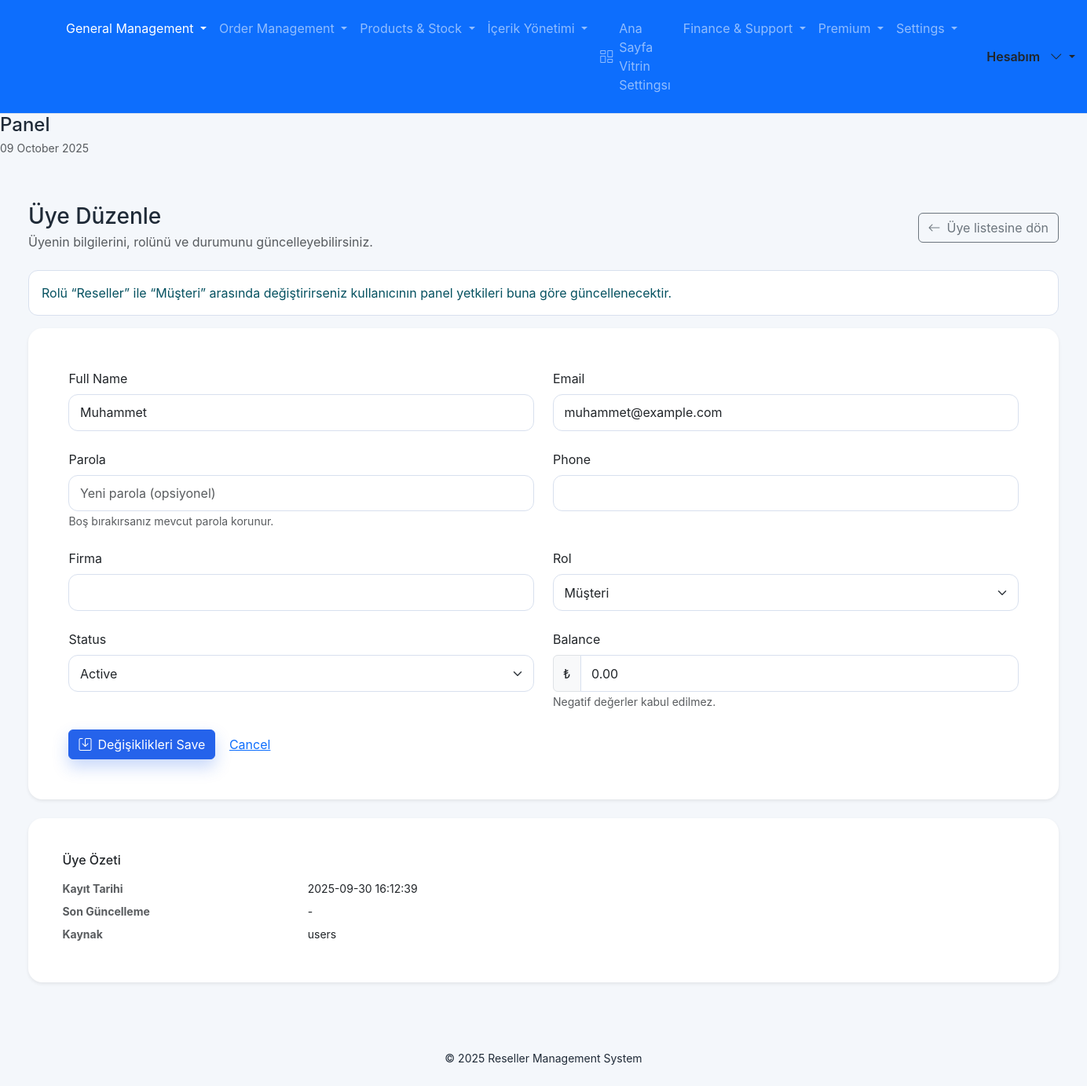
/admin/users/edit.php?id=1&source=users (signed in), run on the app's committed database.
### tables this page shows
CREATE TABLE IF NOT EXISTS users (
    id INT AUTO_INCREMENT PRIMARY KEY,
    name VARCHAR(150) NOT NULL,
    email VARCHAR(150) NOT NULL UNIQUE,
    password_hash VARCHAR(255) NOT NULL,
    api_key VARCHAR(128) NULL,
    locale VARCHAR(5) NULL,
    role ENUM('super_admin','admin','finance','support','content','reseller') NOT NULL DEFAULT 'reseller',
    balance DECIMAL(12,2) NOT NULL DEFAULT 0,
    status ENUM('active','inactive') NOT NULL DEFAULT 'active',
    telegram_bot_token VARCHAR(255) NULL,
    telegram_chat_id VARCHAR(191) NULL,
    notify_order_completed TINYINT(1) NOT NULL DEFAULT 1,
    notify_balance_approved TINYINT(1) NOT NULL DEFAULT 1,
    notify_support_replied TINYINT(1) NOT NULL DEFAULT 1,
    low_balance_since DATETIME NULL DEFAULT NULL,
    created_at DATETIME NOT NULL DEFAULT CURRENT_TIMESTAMP,
    updated_at DATETIME NULL DEFAULT NULL ON UPDATE CURRENT_TIMESTAMP,
    UNIQUE KEY uniq_users_api_key (api_key)
);

### app/Helpers.php (called while the page is built, shortened)
<?php
class Helpers
{
    public static function getFlash($key, $default = null)
    {
        if (!isset($_SESSION['flash']) || !is_array($_SESSION['flash'])) {
            return $default;
        }
        $value = $_SESSION['flash'][$key];
        return $value;
    }
    public static function sanitize($value)
    {
        if (is_string($value)) {
            $value = Lang::line($value);
        } elseif (is_bool($value) || is_numeric($value)) {
            $value = (string) $value;
        } elseif (is_object($value) && method_exists($value, '__toString')) {
            $value = (string) $value;
        } elseif (!is_string($value)) {
            $value = '';
        }
        return htmlspecialchars($value, ENT_QUOTES, 'UTF-8');
    }
}

### bootstrap.php (called while the page is built, shortened)
<?php
foreach (array(
    App\Auth::ADMIN_SESSION_KEY => App\Auth::ADMIN_ID_SESSION_KEY,
    App\Auth::RESELLER_SESSION_KEY => App\Auth::RESELLER_ID_SESSION_KEY,
) as $sessionKey => $idKey) {
    if (empty($_SESSION[$sessionKey]) || !isset($_SESSION[$sessionKey]['id'])) {
        continue;
    }
    try {
        $pdo = App\Database::connection();
        if ($pdo) {
            $stmt = $pdo->prepare('SELECT * FROM users WHERE id = :id LIMIT 1');
            $stmt->execute(array('id' => (int) $_SESSION[$sessionKey]['id']));
        }
    } catch (Exception $refreshException) {
        error_log('[Bootstrap] Oturum kullanıcısı yenilenemedi: ' . $refreshException->getMessage());
    }
}

### app/Lang.php (called while the page is built, shortened)
<?php
class Lang
{
    private static $locale;
    private static $availableLocales = null;
    private static $defaultLocale = null;
    public static function boot()
    {
        if (self::$locale) {
            return;
        }
        $default = self::defaultLocale();
        $sessionLocale = isset($_SESSION['locale']) ? strtolower((string)$_SESSION['locale']) : '';
        $locale = $sessionLocale !== '' ? $sessionLocale : $default;
        self::$locale = $locale;
    }
    public static function locale()
    {
        return self::$locale ? self::$locale : self::defaultLocale();
    }
    public static function line($text, $key = null)
    {
        $locale = self::locale();
        if ($locale === self::defaultLocale()) {
            return $text;
        }
        return $text;
    }
    public static function availableLocales()
    {
        if (self::$availableLocales !== null) {
            return self::$availableLocales;
        }
        $locales = array();
        $fromDatabase = self::fetchLocalesFromDatabase();
        if ($fromDatabase) {
            $locales = $fromDatabase;
        } else {
            foreach (self::scanLocaleFiles() as $locale) {
                $locales[] = $locale;
            }
        }
        self::$availableLocales = $locales;
        return self::$availableLocales;
    }
    public static function defaultLocale()
    {
        if (self::$defaultLocale !== null) {
            return self::$defaultLocale;
        }
        $preferred = null;
        if ($preferred === null && defined('DEFAULT_LANGUAGE')) {
            $preferred = strtolower((string) DEFAULT_LANGUAGE);
        }
        $available = self::availableLocales();
        if ($preferred !== null && in_array($preferred, $available, true)) {
            self::$defaultLocale = $preferred;
            return self::$defaultLocale;
        }
        $fallback = in_array('en', $available, true) ? 'en' : (isset($available[0]) ? $available[0] : 'en');
        self::$defaultLocale = $fallback;
        return self::$defaultLocale;
    }
    private static function fetchLocalesFromDatabase()
    {
        $locales = array();
        return $locales;
    }
    private static function scanLocaleFiles()
    {
        $path = __DIR__ . '/../lang';
        $locales = array();
        $items = scandir($path);
        foreach ($items as $item) {
            if ($item === '.' || $item === '..') {
                continue;
            }
            if (substr($item, -5) === '.json') {
                $locales[] = strtolower(substr($item, 0, -5));
            } elseif (substr($item, -4) === '.php') {
                $locales[] = strtolower(substr($item, 0, -4));
            }
        }
        return array_values(array_unique($locales));
    }
}

### app/Auth.php (called while the page is built, shortened)
<?php
class Auth
{
    private static $roleLabels = array(
        'super_admin' => 'Süper Yönetici',
        'admin' => 'Yönetici',
        'finance' => 'Finans',
        'support' => 'Destek',
        'content' => 'İçerik',
        'reseller' => 'Bayi',
        'customer' => 'Müşteri',
    );
    public static function roleLabel($role)
    {
        return isset(self::$roleLabels[$role]) ? self::$roleLabels[$role] : ucfirst($role);
    }
}

### admin/users/edit.php (the view, shortened to what this page needs)
<?php
require __DIR__ . '/../../bootstrap.php';
$pdo = Database::connection();
$userId = isset($_GET['id']) ? (int) $_GET['id'] : 0;
$source = isset($_GET['source']) ? trim((string) $_GET['source']) : 'users';
$userStmt = $pdo->prepare('SELECT * FROM users WHERE id = :id LIMIT 1');
$userStmt->execute(array('id' => $userId));
$user = $userStmt->fetch(PDO::FETCH_ASSOC);
$formData = Helpers::getFlash('users.form_data', null);
$roleOptions = array(
    'customer' => Auth::roleLabel('customer'),
    'reseller' => Auth::roleLabel('reseller'),
    'admin' => Auth::roleLabel('admin'),
);
$statusOptions = array(
    'active' => 'Aktif',
    'inactive' => 'Pasif',
);
$defaultValues = array(
    'id' => $userId,
    'source' => $source,
    'name' => isset($user['name']) ? (string) $user['name'] : '',
    'email' => isset($user['email']) ? (string) $user['email'] : '',
    'phone' => isset($user['phone']) ? (string) $user['phone'] : '',
    'company' => isset($user['company']) ? (string) $user['company'] : '',
    'role' => isset($user['role']) ? (string) $user['role'] : 'customer',
    'status' => isset($user['status']) ? (string) $user['status'] : 'active',
    'balance' => isset($user['balance']) ? number_format((float) $user['balance'], 2, '.', '') : '0.00',
);
$formValues = $formData !== null ? array_merge($defaultValues, $formData) : $defaultValues;
include __DIR__ . '/../../templates/header.php';
?>
<div class="d-flex flex-wrap justify-content-between align-items-start align-items-lg-center gap-3 mb-4">
    <div>
        <h1 class="h3 mb-1">Üye Düzenle</h1>
        <p class="text-muted mb-0">Üyenin bilgilerini, rolünü ve durumunu güncelleyebilirsiniz.</p>
    </div>
    <a href="/admin/users/index.php" class="btn btn-outline-secondary">
        <i class="bi bi-arrow-left me-2"></i>Üye listesine dön
    </a>
</div>
<div class="alert alert-info">
    Rolü “Bayi” ile “Müşteri” arasında değiştirirseniz kullanıcının panel yetkileri buna göre güncellenecektir.
</div>
<div class="card border-0 shadow-sm mb-4">
    <div class="card-body p-4">
        <form method="post" action="/admin/users/edit.php" class="row g-4">
            <div class="col-12 col-md-6">
                <label for="user-name" class="form-label">Ad Soyad</label>
                <input type="text" class="form-control" id="user-name" name="name" value="<?= Helpers::sanitize($formValues['name']) ?>" required>
            </div>
            <div class="col-12 col-md-6">
                <label for="user-email" class="form-label">E-posta</label>
                <input type="email" class="form-control" id="user-email" name="email" value="<?= Helpers::sanitize($formValues['email']) ?>" required>
            </div>
            <div class="col-12 col-md-6">
                <label for="user-password" class="form-label">Parola</label>
                <input type="password" class="form-control" id="user-password" name="password" placeholder="Yeni parola (opsiyonel)">
                <small class="text-muted">Boş bırakırsanız mevcut parola korunur.</small>
            </div>
            <div class="col-12 col-md-6">
                <label for="user-phone" class="form-label">Telefon</label>
                <input type="tel" class="form-control" id="user-phone" name="phone" value="<?= Helpers::sanitize($formValues['phone']) ?>">
            </div>
            <div class="col-12 col-md-6">
                <label for="user-company" class="form-label">Firma</label>
                <input type="text" class="form-control" id="user-company" name="company" value="<?= Helpers::sanitize($formValues['company']) ?>">
            </div>
            <div class="col-12 col-md-6">
                <label for="user-role" class="form-label">Rol</label>
                <select id="user-role" name="role" class="form-select" required>
                    <?php foreach ($roleOptions as $value => $label): ?>
                        <option value="<?= Helpers::sanitize($value) ?>"<?= $formValues['role'] === $value ? ' selected' : '' ?>><?= Helpers::sanitize($label) ?></option>
                    <?php endforeach; ?>
                </select>
            </div>
            <div class="col-12 col-md-6">
                <label for="user-status" class="form-label">Durum</label>
                <select id="user-status" name="status" class="form-select" required>
                    <?php foreach ($statusOptions as $value => $label): ?>
                        <option value="<?= Helpers::sanitize($value) ?>"<?= $formValues['status'] === $value ? ' selected' : '' ?>><?= Helpers::sanitize($label) ?></option>
                    <?php endforeach; ?>
                </select>
            </div>
            <div class="col-12 col-md-6">
                <label for="user-balance" class="form-label">Bakiye</label>
                <div class="input-group">
                    <span class="input-group-text">₺</span>
                    <input type="number" step="0.01" class="form-control" id="user-balance" name="balance" value="<?= Helpers::sanitize($formValues['balance']) ?>">
                </div>
                <small class="text-muted">Negatif değerler kabul edilmez.</small>
            </div>
            <div class="col-12">
                <button type="submit" class="btn btn-primary">
                    <i class="bi bi-save me-2"></i>Değişiklikleri Kaydet
                </button>
                <a href="/admin/users/index.php" class="btn btn-link">İptal</a>
            </div>
        </form>
    </div>
</div>
<div class="card border-0 shadow-sm">
    <div class="card-body">
        <h2 class="h6 mb-3">Üye Özeti</h2>
        <dl class="row mb-0 small">
            <dt class="col-sm-3 text-muted">Kayıt Tarihi</dt>
            <dd class="col-sm-9"><?= Helpers::sanitize(isset($user['created_at']) ? $user['created_at'] : '-') ?></dd>
            <dt class="col-sm-3 text-muted">Son Güncelleme</dt>
            <dd class="col-sm-9"><?= Helpers::sanitize(isset($user['updated_at']) ? $user['updated_at'] : '-') ?></dd>
            <dt class="col-sm-3 text-muted">Kaynak</dt>
            <dd class="col-sm-9">users</dd>
        </dl>
    </div>
</div>
<?php include __DIR__ . '/../../templates/footer.php'; ?>

### assets/admin/css/admin.css (style rules this page uses)
:root { --admin-bg: #f4f7fb; --admin-surface: #ffffff; --admin-surface-alt: #f0f3f9; --admin-border: #d8e0ee; --admin-text: #1f2a37; --admin-muted: #5b6b80; --admin-accent: #2563eb; --admin-accent-soft: #e3ecff; --admin-radius: 18px; --admin-radius-sm: 12px; --admin-shadow: 0 18px 40px rgba(15, 23, 42, 0.12); --admin-sidebar-width: clamp(240px, 16vw, 280px); }
* { box-sizing: border-box; }
body { margin: 0; min-height: 100vh; font-family: 'Inter', 'Segoe UI', sans-serif; background: var(--admin-bg); color: var(--admin-text); }
a { color: var(--admin-accent); text-decoration: none; }
.card { background: #ffffff; border-radius: var(--admin-radius); border: 1px solid var(--admin-border); box-shadow: var(--admin-shadow); padding: clamp(1.25rem, 1vw + 0.85rem, 2rem); }
.btn-primary { background: var(--admin-accent); border-color: var(--admin-accent); box-shadow: 0 10px 20px rgba(37, 99, 235, 0.25); }
.alert { border-radius: var(--admin-radius-sm); border: 1px solid var(--admin-border); background: var(--admin-surface); }
.form-control, .form-select { border-radius: var(--admin-radius-sm); border: 1px solid var(--admin-border); padding: 0.65rem 0.85rem; min-height: 2.75rem; }

### data on the page
users: role "super_admin" (drawn), name "Muhammet", email "muhammet@example.com", status "Active", balance "0.00", created_at "2025-09-30 16:12:39", updated_at "-"

### other printed values
Helpers::sanitize($section['heading']) "General Management"
Helpers::sanitize($section['heading']) "Order Management"
Helpers::sanitize($section['heading']) "Products & Stock"
Helpers::sanitize($section['heading']) "İçerik Yönetimi"
Helpers::sanitize($navItem['label']) "Ana Sayfa Vitrin Settingsı"
Helpers::sanitize($section['heading']) "Finance & Support"
Helpers::sanitize($section['heading']) "Premium"
Helpers::sanitize($section['heading']) "Settings"
Helpers::sanitize($pageHeadline) "Panel"
Helpers::sanitize(Helpers::siteName()) "Reseller Management System"
form field role "Müşteri"
